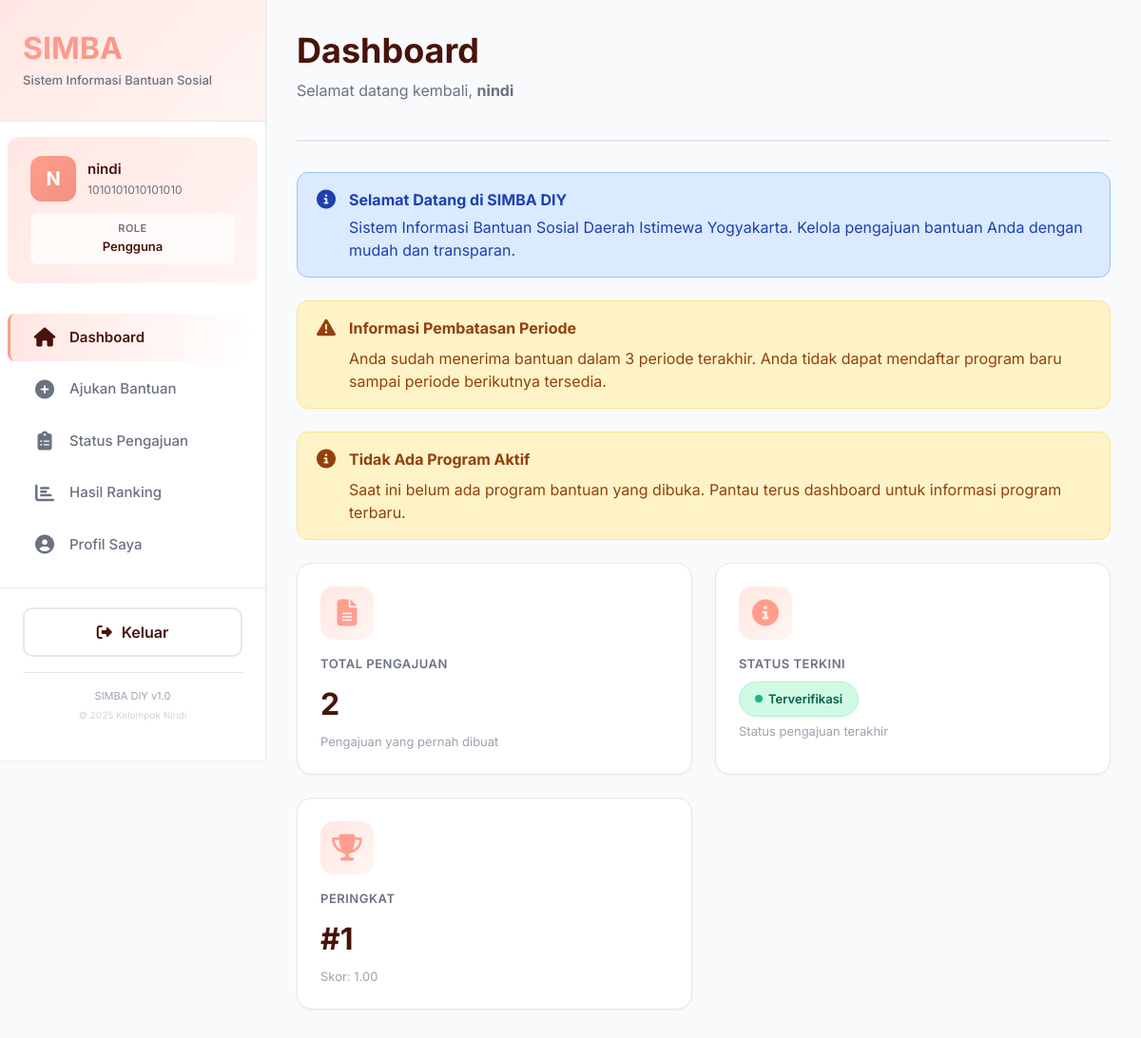
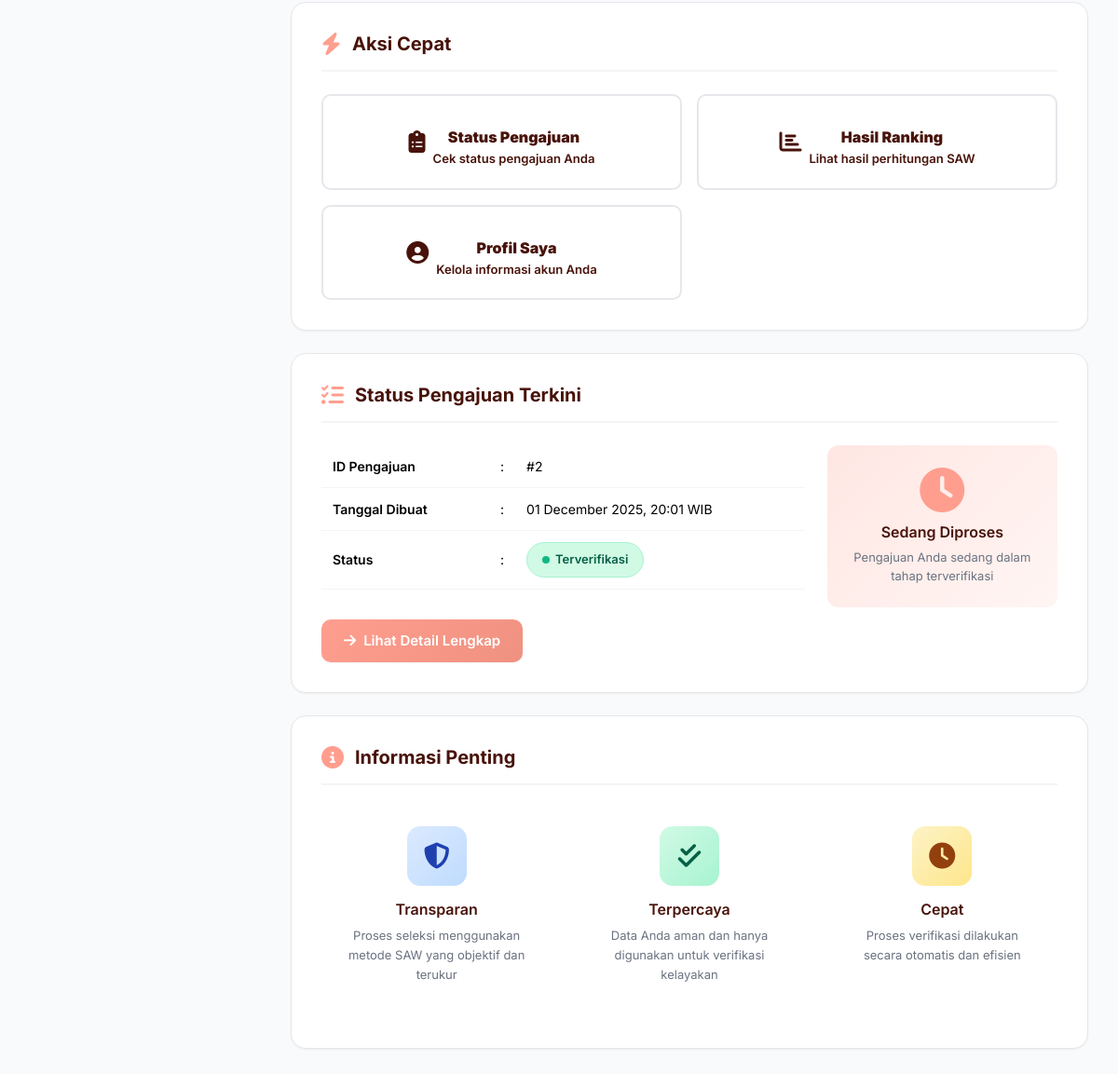
Page /user/index.php (signed in) on the earlier database version (2 pictures, top to bottom).
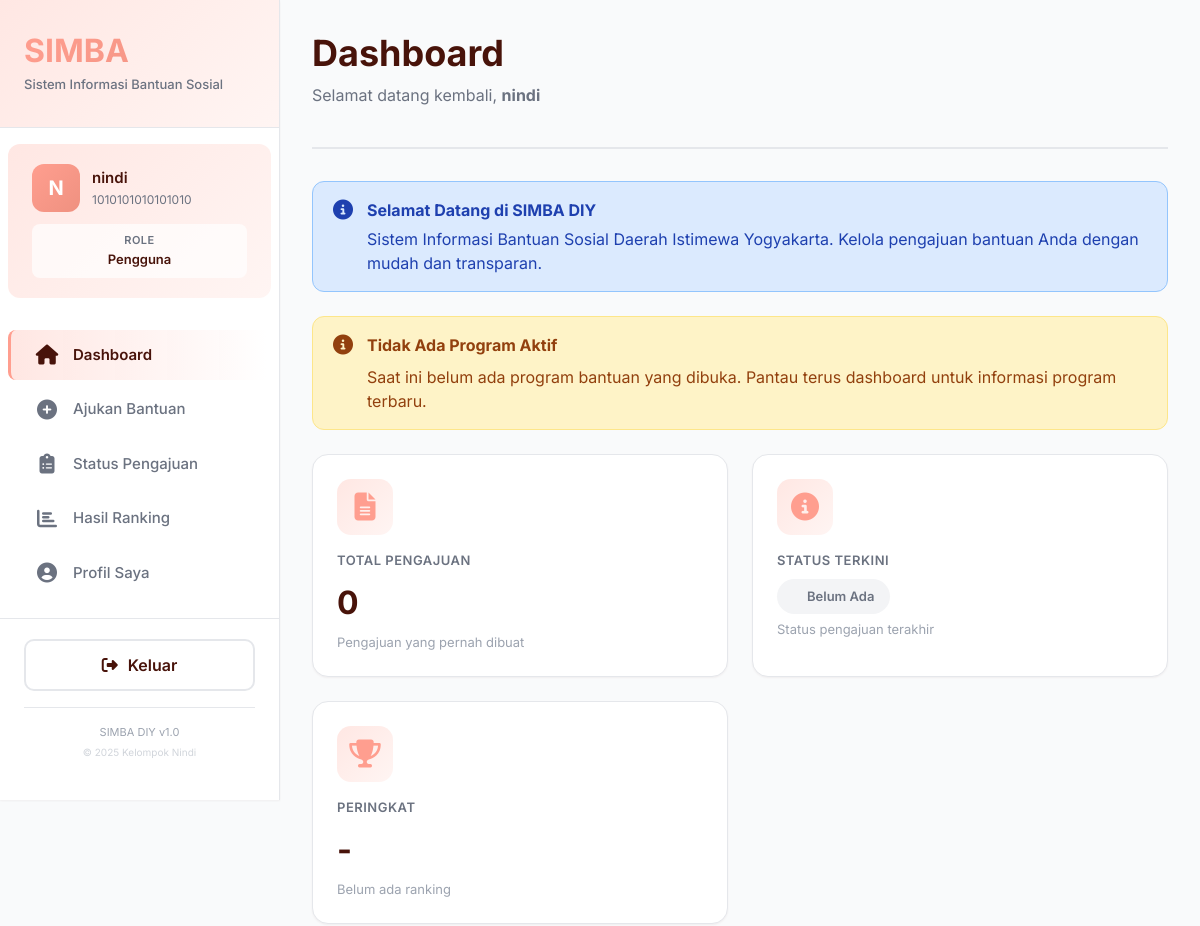
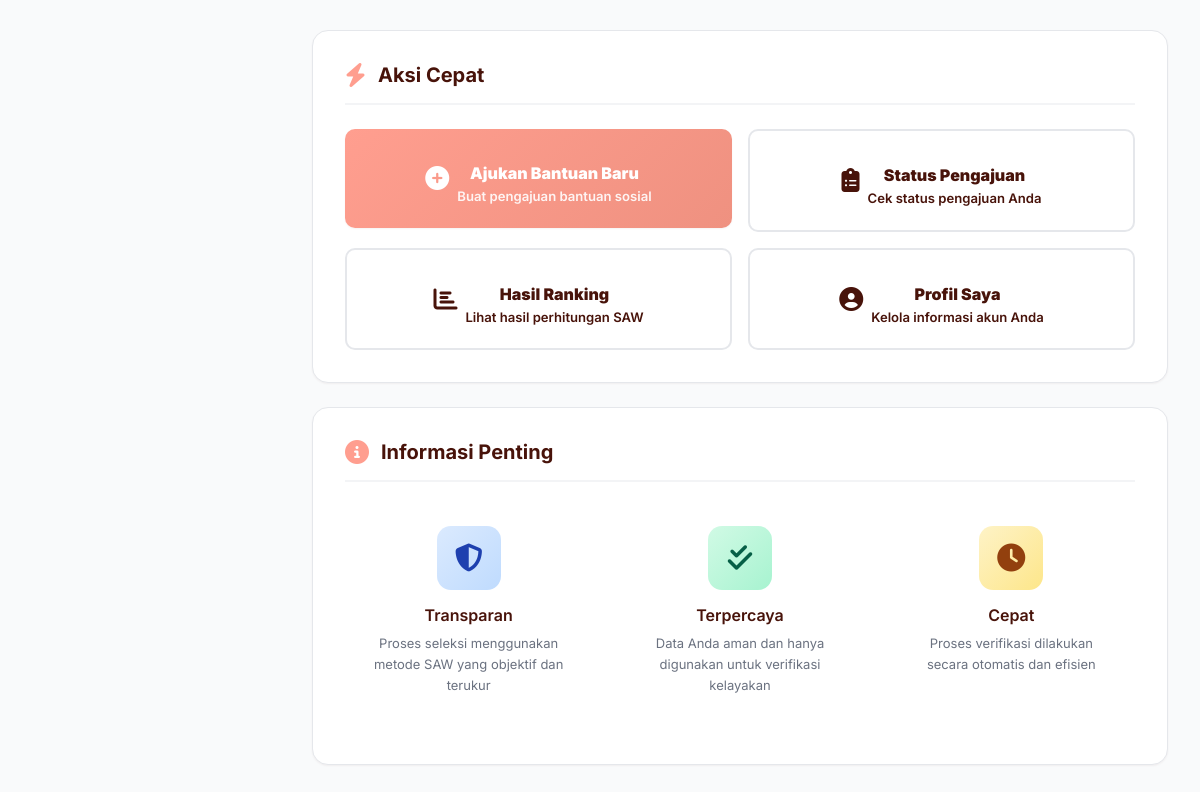
Same page on the later database version (2 pictures, top to bottom).
### tables this page shows
CREATE TABLE `total_nilai` (
  `id` int(11) NOT NULL,
  `id_pengajuan` int(11) NOT NULL COMMENT 'Foreign key ke tabel pengajuan',
  `skor_total` decimal(10,4) NOT NULL COMMENT 'Skor hasil perhitungan SAW (0-1)',
  `peringkat` int(11) DEFAULT NULL COMMENT 'Peringkat berdasarkan skor',
  `tanggal_hitung` timestamp NOT NULL DEFAULT current_timestamp() COMMENT 'Waktu perhitungan dilakukan'
);

CREATE TABLE `pengajuan` (
  `id` int(11) NOT NULL,
  `id_user` int(11) NOT NULL COMMENT 'Foreign key ke tabel user',
  `id_program` int(11) DEFAULT NULL COMMENT 'Foreign key ke program bantuan',
  `nik` varchar(16) NOT NULL COMMENT 'NIK pemohon',
  `no_kk` varchar(16) NOT NULL COMMENT 'Nomor Kartu Keluarga',
  `nama_lengkap` varchar(255) NOT NULL COMMENT 'Nama lengkap pemohon',
  `alamat` text NOT NULL COMMENT 'Alamat lengkap',
  `no_hp` varchar(15) NOT NULL COMMENT 'Nomor HP yang bisa dihubungi',
  `gaji` decimal(15,2) NOT NULL COMMENT 'Penghasilan per bulan (nilai tengah range)',
  `status_rumah` varchar(50) NOT NULL COMMENT 'Kepemilikan rumah: Sewa, Keluarga, Pribadi',
  `daya_listrik` varchar(50) NOT NULL COMMENT 'Kelistrikan: Menumpang, Pribadi 450 Watt, dst',
  `pengeluaran` decimal(15,2) NOT NULL COMMENT 'Pengeluaran per bulan (nilai tengah range)',
  `jml_keluarga` int(11) NOT NULL COMMENT 'Jumlah anggota keluarga (nilai representatif)',
  `jml_anak_sekolah` int(11) NOT NULL COMMENT 'Jumlah anak usia sekolah (5-18 tahun)',
  `status` enum('Menunggu Verifikasi','Sedang Diverifikasi','Terverifikasi','Ditolak') NOT NULL DEFAULT 'Menunggu Verifikasi' COMMENT 'Status pengajuan',
  `tanggal_dibuat` timestamp NOT NULL DEFAULT current_timestamp() COMMENT 'Waktu pengajuan dibuat'
);

### functions/program.php (called while the page is built, shortened)
<?php
function hasReceivedInLast3Periods($id_user)
{
    $connection = getConnection();
    $query = "SELECT id FROM program_bantuan
              WHERE status = 'Tutup'
              ORDER BY tanggal_selesai DESC
              LIMIT 3";
    $result = $connection->query($query);
    $last3Programs = [];
    while ($row = $result->fetch_assoc()) {
        $last3Programs[] = $row['id'];
    }
    if (empty($last3Programs)) {
        return false;
    }
    $programIds = implode(',', $last3Programs);
    $query = "SELECT COUNT(*) as total
              FROM pengajuan p
              JOIN total_nilai tn ON p.id = tn.id_pengajuan
              JOIN program_bantuan pb ON p.id_program = pb.id
              WHERE p.id_user = " . intval($id_user) . "
              AND p.id_program IN ($programIds)
              AND p.status = 'Terverifikasi'
              AND tn.peringkat <= pb.kuota";
    $result = $connection->query($query);
    $row = $result->fetch_assoc();
    return $row['total'] > 0;
}

### functions/submission.php (called while the page is built, shortened)
<?php
function getPengajuanStatus($id_user, $id_program = null)
{
    $connection = getConnection();
    $query = "SELECT id, id_program, status, tanggal_dibuat FROM pengajuan WHERE id_user = '$id_user'";
    $query .= " ORDER BY tanggal_dibuat DESC LIMIT 1";
    $result = $connection->query($query);
    return $result->fetch_assoc();
}
function getUserRanking($id_user, $id_program = null)
{
    $connection = getConnection();
    $query = "SELECT tn.skor_total, tn.peringkat, p.status, p.id_program
              FROM total_nilai tn
              JOIN pengajuan p ON tn.id_pengajuan = p.id
              WHERE p.id_user = '$id_user' AND p.status = 'Terverifikasi'";
    $query .= " ORDER BY tn.peringkat ASC LIMIT 1";
    $result = $connection->query($query);
    return $result->fetch_assoc();
}
function getUserDashboardStats($id_user)
{
    $connection = getConnection();
    $stats = [];
    $query = "SELECT COUNT(*) as total FROM pengajuan WHERE id_user = '$id_user'";
    $result = $connection->query($query);
    $stats['total_pengajuan'] = $result->fetch_assoc()['total'];
    $query = "SELECT status FROM pengajuan WHERE id_user = '$id_user' ORDER BY tanggal_dibuat DESC LIMIT 1";
    $result = $connection->query($query);
    $row = $result->fetch_assoc();
    $stats['status_terkini'] = $row ? $row['status'] : 'Belum Ada';
    $ranking = getUserRanking($id_user);
    $stats['peringkat'] = $ranking ? $ranking['peringkat'] : null;
    $stats['skor'] = $ranking ? $ranking['skor_total'] : null;
    return $stats;
}

### user/index.php (the view, shortened to what the changed rows need)
<?php
require_once(__DIR__ . "/../functions/submission.php");
require_once(__DIR__ . "/../functions/program.php");
$id_user = $_SESSION['id'];
$stats = getUserDashboardStats($id_user);
$userRanking = getUserRanking($id_user);
$currentPengajuan = getPengajuanStatus($id_user);
$hasRestriction = hasReceivedInLast3Periods($id_user);
?>
<!DOCTYPE html>
<html lang="id">
<head>
    <link rel="stylesheet" href="https://cdnjs.cloudflare.com/ajax/libs/font-awesome/6.5.2/css/all.min.css">
    <link href="https://cdn.jsdelivr.net/npm/bootstrap@5.3.5/dist/css/bootstrap.min.css" rel="stylesheet">
    <link rel="stylesheet" href="../css/style.css">
</head>
<body>
    <div class="dashboard-wrapper">
        <?php include('../templates/user_sidebar.php'); ?>
        <div class="main-content">
            <div class="page-header">
                <h1 class="page-title">Dashboard</h1>
            </div>
            <?php if ($hasRestriction): ?>
                <div class="alert" style="background-color: #fef3c7; border-color: #fde68a; color: #92400e;">
                    <i class="fas fa-exclamation-triangle"></i>
                    <div>
                        <strong>Informasi Pembatasan Periode</strong>
                        <p style="margin: 8px 0 0 0;">
                            Anda sudah menerima bantuan dalam 3 periode terakhir. Anda tidak dapat mendaftar program baru sampai periode berikutnya tersedia.
                        </p>
                    </div>
                </div>
            <?php endif; ?>
            <div class="dashboard-cards">
                <div class="dashboard-card">
                    <div class="card-icon">
                        <i class="fas fa-file-alt"></i>
                    </div>
                    <div class="card-title">Total Pengajuan</div>
                    <div class="card-value"><?php echo $stats['total_pengajuan']; ?></div>
                    <div class="card-description">Pengajuan yang pernah dibuat</div>
                </div>
                <div class="dashboard-card">
                    <div class="card-value" style="font-size: 18px;">
                        <?php if ($currentPengajuan): ?>
                            <span class="status-badge status-<?php echo strtolower(str_replace(' ', '', $currentPengajuan['status'])); ?>">
                                <?php echo $currentPengajuan['status']; ?>
                            </span>
                        <?php else: ?>
                            <span class="status-badge" style="background-color: #f3f4f6; color: #6b7280;">Belum Ada</span>
                        <?php endif; ?>
                    </div>
                </div>
                <div class="dashboard-card">
                    <div class="card-icon">
                        <i class="fas fa-trophy"></i>
                    </div>
                    <div class="card-title">Peringkat</div>
                    <div class="card-value">
                        <?php echo $userRanking ? '#' . $userRanking['peringkat'] : '-'; ?>
                    </div>
                    <div class="card-description">
                        <?php echo $userRanking ? 'Skor: ' . number_format($userRanking['skor_total'], 2) : 'Belum ada ranking'; ?>
                    </div>
                </div>
            </div>
            <div class="form-card">
                <h2 class="form-section-title">
                    <i class="fas fa-bolt"></i> Aksi Cepat
                </h2>
                <div class="row g-3">
                    <?php if (!$currentPengajuan || $currentPengajuan['status'] == 'Ditolak'): ?>
                        <div class="col-md-6">
                            <a href="apply.php" class="btn btn-primary w-100" style="padding: 20px;">
                                <i class="fas fa-plus-circle" style="font-size: 24px;"></i>
                                <div style="margin-top: 12px;">
                                    <strong style="display: block; font-size: 16px;">Ajukan Bantuan Baru</strong>
                                    <small style="opacity: 0.9;">Buat pengajuan bantuan sosial</small>
                                </div>
                            </a>
                        </div>
                    <?php endif; ?>
                </div>
            </div>
            <?php if ($currentPengajuan): ?>
                <div class="form-card">
                    <h2 class="form-section-title">
                        <i class="fas fa-tasks"></i> Status Pengajuan Terkini
                    </h2>
                    <div class="row">
                        <div class="col-md-8">
                            <table class="table">
                                <tr>
                                    <td style="width: 180px; font-weight: 600;">ID Pengajuan</td>
                                    <td style="width: 20px;">:</td>
                                    <td>#<?php echo $currentPengajuan['id']; ?></td>
                                </tr>
                                <tr>
                                    <td style="font-weight: 600;">Tanggal Dibuat</td>
                                    <td>:</td>
                                    <td><?php echo date('d F Y, H:i', strtotime($currentPengajuan['tanggal_dibuat'])); ?> WIB</td>
                                </tr>
                                <tr>
                                    <td style="font-weight: 600;">Status</td>
                                    <td>:</td>
                                    <td>
                                        <span class="status-badge status-<?php echo strtolower(str_replace(' ', '', $currentPengajuan['status'])); ?>">
                                            <?php echo $currentPengajuan['status']; ?>
                                        </span>
                                    </td>
                                </tr>
                            </table>
                            <a href="submission_status.php" class="btn btn-primary mt-3">
                                <i class="fas fa-arrow-right"></i> Lihat Detail Lengkap
                            </a>
                        </div>
                        <div class="col-md-4">
                            <div style="background: linear-gradient(135deg, var(--color-secondary) 0%, var(--color-background) 100%); padding: 24px; border-radius: 12px; text-align: center;">
                                <i class="fas fa-clock" style="font-size: 48px; color: var(--color-primary); margin-bottom: 12px;"></i>
                                <h4 style="font-size: 16px; font-weight: 600; margin-bottom: 8px;">Sedang Diproses</h4>
                                <p style="font-size: 13px; color: #6b7280; margin: 0;">Pengajuan Anda sedang dalam tahap <?php echo strtolower($currentPengajuan['status']); ?></p>
                            </div>
                        </div>
                    </div>
                </div>
            <?php endif; ?>
            <div class="form-card">
                <h2 class="form-section-title">
                    <i class="fas fa-info-circle"></i> Informasi Penting
                </h2>
            </div>
        </div>
    </div>
</body>
</html>

Differences in the rows shown:
removed total_nilai: id_pengajuan.id_program "2", peringkat "1", skor_total "1.00"
removed pengajuan: status "Terverifikasi", id "2", tanggal_dibuat "01 December 2025, 20:01", status "terverifikasi"
Other differences:
$stats['total_pengajuan']: (not shown) → "0"
text no longer shown: "Informasi Pembatasan Periode Anda sudah menerima bantuan dalam 3 periode terakhir. Anda tidak dapat mendaftar program baru sampai periode berikutnya tersedia. # Skor: Status Pengajuan Terkini ID Pengajuan : # Tanggal Dibuat : WIB Status : Lihat Detail Lengkap Sedang Diproses Pengajuan Anda sedang dalam tahap"
text now shown: "Belum Ada - Belum ada ranking Ajukan Bantuan Baru Buat pengajuan bantuan sosial"
